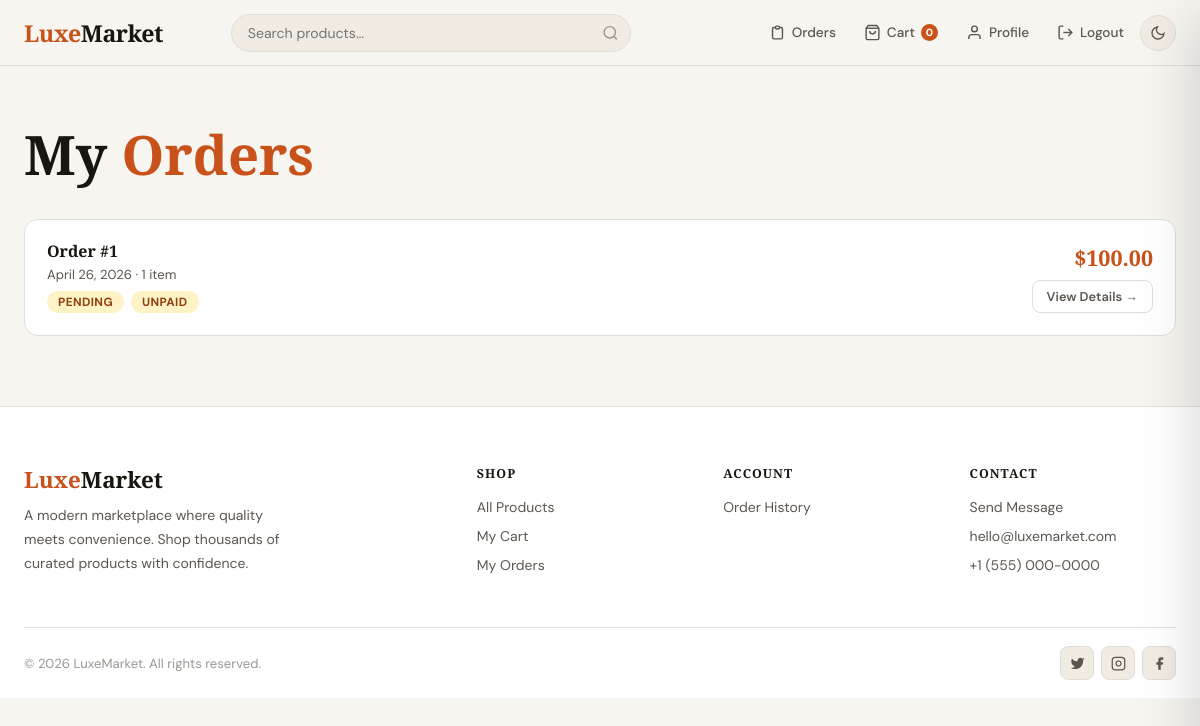
/orders/ (signed in), run on an earlier commit of the app's database.
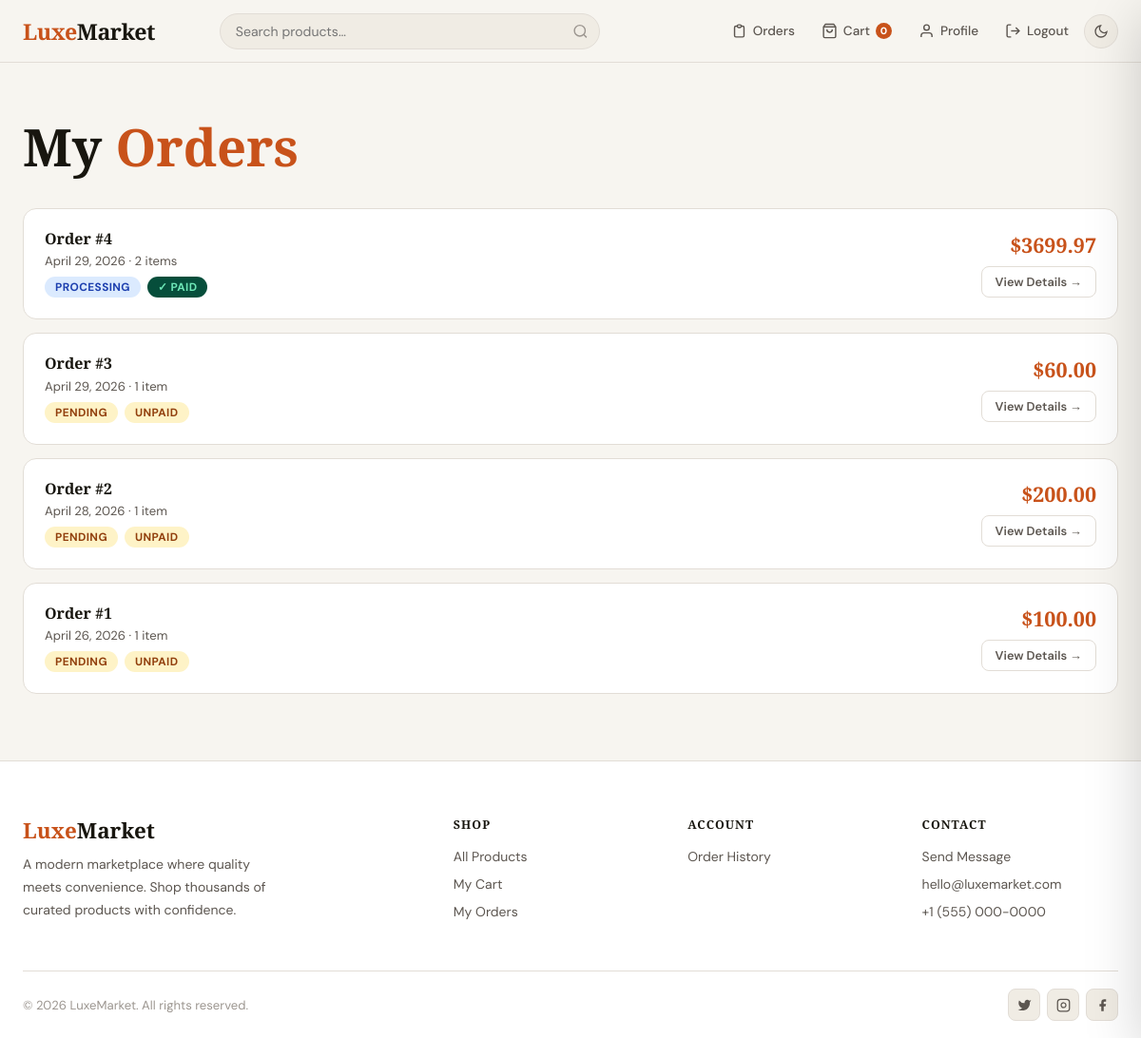
And on a later commit of the database.
### store/models.py (models this page shows, shortened)
class Order(models.Model):
    STATUS = [
        ('pending',    'Pending'),
        ('processing', 'Processing'),
        ('shipped',    'Shipped'),
        ('delivered',  'Delivered'),
        ('cancelled',  'Cancelled'),
    ]
    PAY_STATUS = [
        ('unpaid',   'Unpaid'),
        ('paid',     'Paid'),
        ('failed',   'Failed'),
        ('refunded', 'Refunded'),
    ]
    user                   = models.ForeignKey(User, on_delete=models.CASCADE, related_name='orders')
    created_at             = models.DateTimeField(auto_now_add=True)
    status                 = models.CharField(max_length=20, choices=STATUS, default='pending')
    payment_status         = models.CharField(max_length=20, choices=PAY_STATUS, default='unpaid')
    stripe_payment_intent  = models.CharField(max_length=200, blank=True)
    total_amount           = models.DecimalField(max_digits=10, decimal_places=2)
    shipping_address       = models.TextField(blank=True)
    class Meta:
        ordering = ['-created_at']

### store/views.py (the view)
# urls.py: path('orders/',                     views.orders_view,     name='orders'),
@login_required
def orders_view(request):
    return render(request, 'store/orders.html', {'orders': Order.objects.filter(user=request.user)})

### store/context_processors.py (called while the page is built)
def globals(request):
    ctx = {
        'cart_count': 0,
        'unread_count': 0,
        'STRIPE_PUBLIC_KEY': settings.STRIPE_PUBLIC_KEY,
    }
    if request.user.is_authenticated:
        try:
            ctx['cart_count'] = Cart.objects.get(user=request.user).item_count
        except Cart.DoesNotExist:
            pass
        if request.user.is_staff or request.user.is_superuser:
            ctx['unread_count'] = ContactMessage.objects.filter(is_read=False).count()
    return ctx

### store/models.py (called while the page is built)
    @property
    def item_count(self):
        return sum(i.quantity for i in self.items.all())

### templates/store/orders.html (shortened to what this page needs)
{% extends 'store/base.html' %}
{% block content %}
<div class="orders-page">
  <div class="container">
    <h1 style="margin-bottom:32px">My <span style="color:var(--accent)">Orders</span></h1>
    {% if orders %}
      {% for order in orders %}
      <div class="order-card anim" style="animation-delay:{{ forloop.counter0 }}00ms">
        <div>
          <h4 style="margin-bottom:5px">Order #{{ order.pk }}</h4>
          <p style="color:var(--text2);font-size:.82rem">{{ order.created_at|date:"N j, Y" }} · {{ order.items.count }} item{{ order.items.count|pluralize }}</p>
          <div style="display:flex;gap:7px;margin-top:8px;flex-wrap:wrap">
            <span class="status-pill s-{{ order.status }}">{{ order.get_status_display }}</span>
            <span class="status-pill s-{{ order.payment_status }}">
              {% if order.payment_status == 'paid' %}✓ Paid{% elif order.payment_status == 'failed' %}✗ Failed{% else %}Unpaid{% endif %}
            </span>
          </div>
        </div>
        <div style="text-align:right">
          <div style="font-family:'Playfair Display',serif;font-size:1.35rem;font-weight:700;color:var(--accent)">${{ order.total_amount }}</div>
          <a href="{% url 'order_detail' order.pk %}" class="btn btn-ghost btn-sm" style="margin-top:8px">View Details →</a>
        </div>
      </div>
      {% endfor %}
    {% endif %}
  </div>
</div>
{% endblock %}

What changed in the data, as far as the page shows it:
added Order: pk "4", created_at "April 29, 2026", items.count "2", status "PROCESSING", payment_status "✓ PAID", total_amount "3699.97"
added Order: pk "3", created_at "April 29, 2026", items.count "1", status "PENDING", payment_status "UNPAID", total_amount "60.00"
added Order: pk "2", created_at "April 28, 2026", items.count "1", status "PENDING", payment_status "UNPAID", total_amount "200.00"
